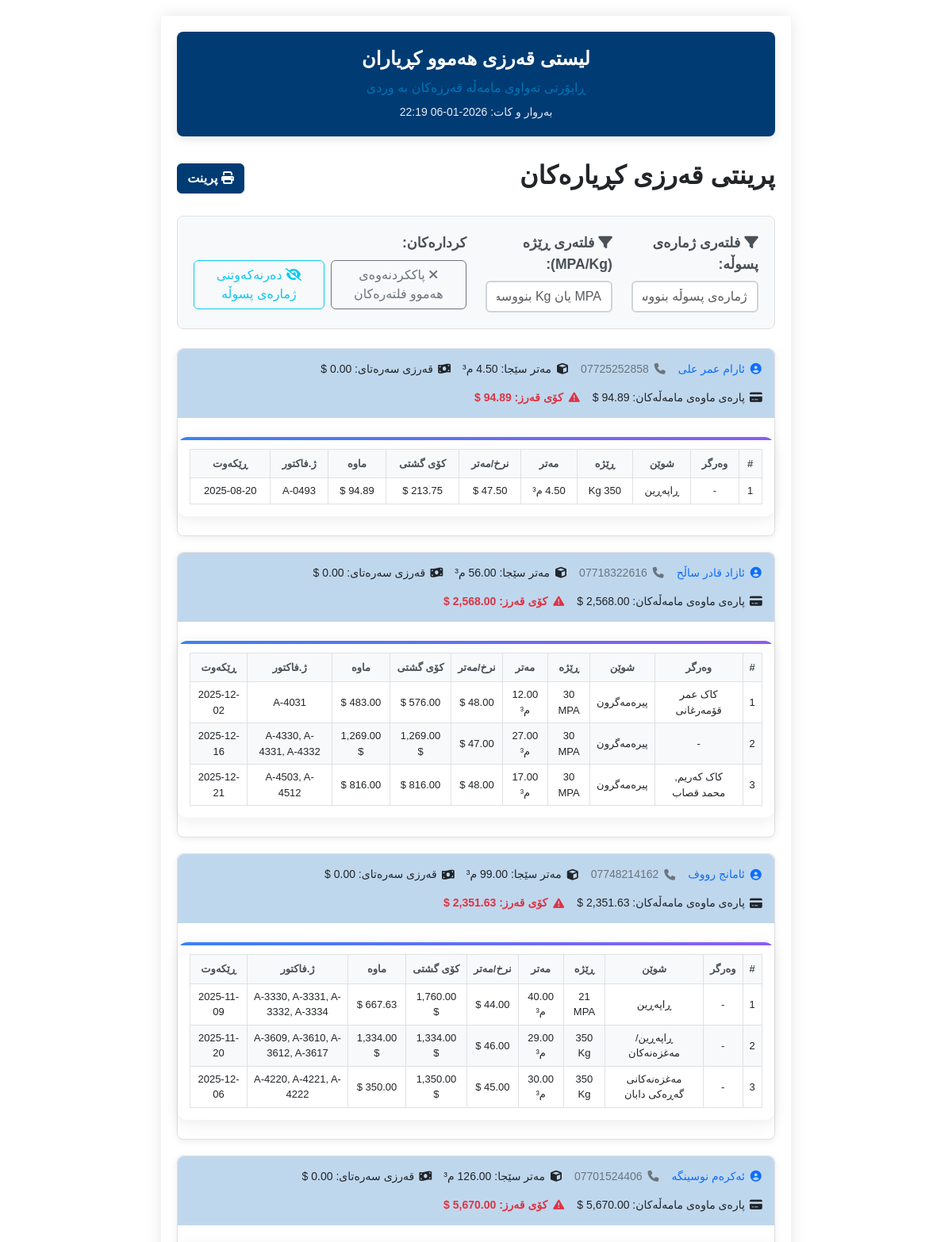
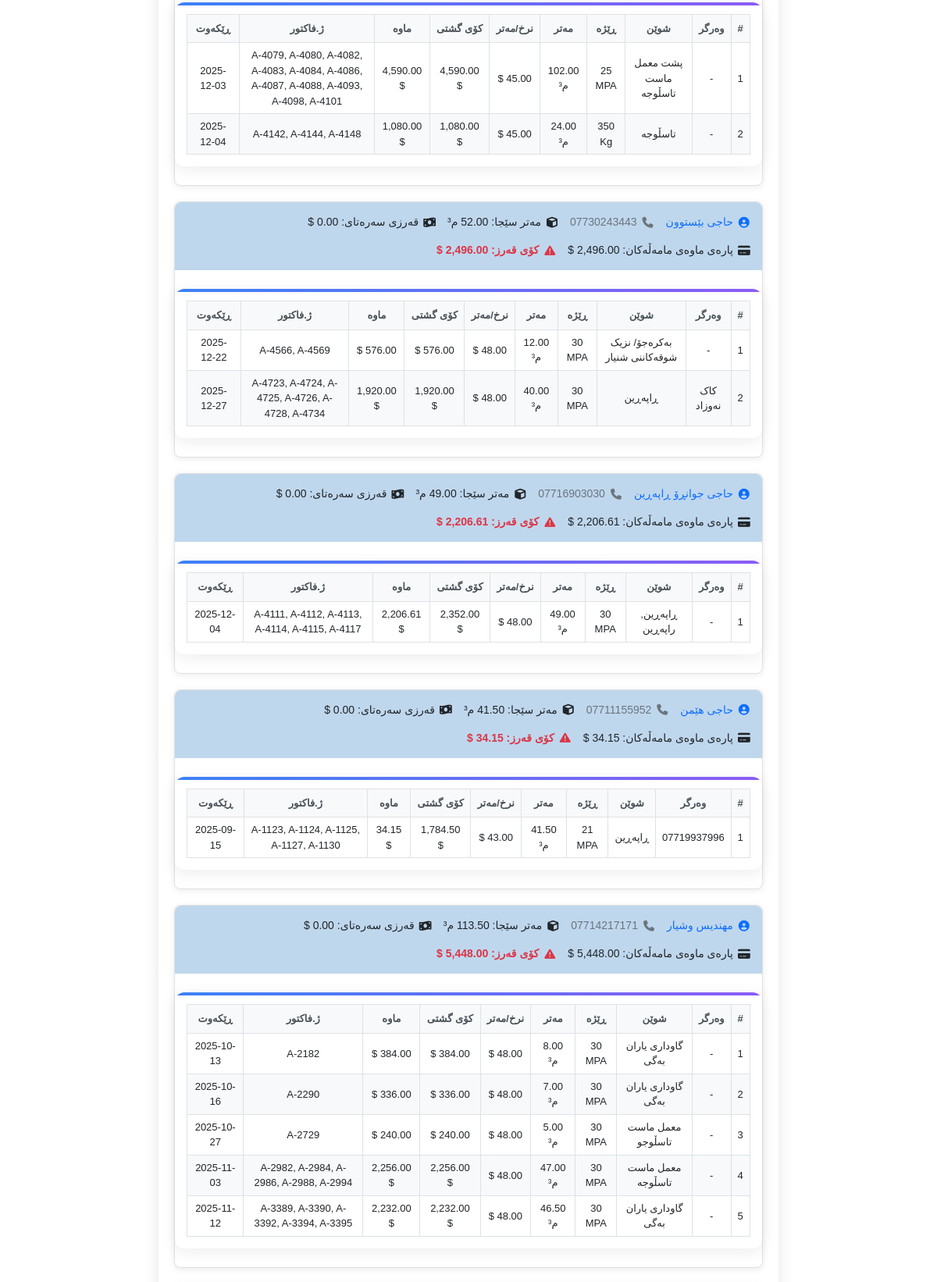
/pages/credit_of_all_customers.php (signed in, upper part), run on the app's committed database (2 pictures, top to bottom).
### tables this page shows
CREATE TABLE `customers` (
  `id` int NOT NULL AUTO_INCREMENT,
  `name` varchar(255) NOT NULL,
  `mobile1` varchar(20) NOT NULL,
  `mobile2` varchar(20) DEFAULT NULL,
  `opening_debt_usd` decimal(14,2) DEFAULT '0.00',
  `opening_debt_iqd` decimal(20,2) DEFAULT '0.00',
  `is_recipient` tinyint(1) NOT NULL DEFAULT '0' COMMENT 'Indicates if customer is also a recipient (وەرگر)',
  PRIMARY KEY (`id`)
);

CREATE TABLE `sales` (
  `id` int NOT NULL AUTO_INCREMENT,
  `customer_id` int DEFAULT NULL,
  `recipient` varchar(255) DEFAULT NULL,
  `location` varchar(255) NOT NULL,
  `quantity` decimal(10,2) DEFAULT NULL,
  `price_per_unit` decimal(10,2) DEFAULT NULL,
  `total_price` decimal(10,2) DEFAULT NULL,
  `payment_type` enum('نەقد','قەرز') NOT NULL,
  `amount_paid_usd` decimal(10,2) DEFAULT NULL,
  `amount_paid_iq` decimal(10,2) DEFAULT NULL,
  `dolar_rate` decimal(10,2) DEFAULT NULL,
  `remaining_amount` decimal(10,2) DEFAULT NULL,
  `invoice_number` varchar(500) NOT NULL,
  `order_date` date NOT NULL,
  `notes` text,
  `formula_id` int NOT NULL,
  `discount` decimal(10,2) DEFAULT '0.00',
  PRIMARY KEY (`id`),
  KEY `customer_id` (`customer_id`),
  KEY `formula_id` (`formula_id`),
  CONSTRAINT `sales_ibfk_1` FOREIGN KEY (`customer_id`) REFERENCES `customers` (`id`) ON DELETE SET NULL ON UPDATE CASCADE,
  CONSTRAINT `sales_ibfk_2` FOREIGN KEY (`formula_id`) REFERENCES `concrete_formulas` (`id`) ON UPDATE CASCADE
);

CREATE TABLE `concrete_formulas` (
  `id` int NOT NULL AUTO_INCREMENT,
  `name` varchar(255) NOT NULL,
  `type` enum('عەرزی تێکەڵ','عەرزی سادە','سەقف','پایە') NOT NULL,
  `strength_type` enum('kg','mpa') NOT NULL,
  `strength_kg` enum('150','200','250','300','350','400','450') DEFAULT NULL,
  `strength_mpa` enum('15','18','21','25','30','35','40','45','50','55') DEFAULT NULL,
  `black_sand_kg` decimal(10,2) NOT NULL DEFAULT '0.00',
  `brown_sand_kg` decimal(10,2) NOT NULL DEFAULT '0.00',
  `gravel_bin3_kg` decimal(10,2) NOT NULL DEFAULT '0.00',
  `gravel_bin4_kg` decimal(10,2) NOT NULL DEFAULT '0.00',
  `cement_cem1_kg` decimal(10,2) NOT NULL DEFAULT '0.00',
  `cement_cem2_kg` decimal(10,2) NOT NULL DEFAULT '0.00',
  `water_kg` decimal(10,2) NOT NULL DEFAULT '0.00',
  `additive_kg` decimal(10,2) NOT NULL DEFAULT '0.00',
  PRIMARY KEY (`id`)
);

### pages/credit_of_all_customers.php (the view, shortened to what this page needs)
<?php
require_once '../config/db_conected.php';
$sql = "SELECT c.id, c.name, c.mobile1, c.mobile2, c.opening_debt_usd, c.opening_debt_iqd,
    (
        SELECT IFNULL(SUM(quantity),0) FROM sales s WHERE s.customer_id = c.id AND s.payment_type = 'قەرز' AND s.remaining_amount > 0
    ) as total_credit_meter,
    (
        SELECT IFNULL(SUM(remaining_amount),0) FROM sales s WHERE s.customer_id = c.id AND s.payment_type = 'قەرز' AND s.remaining_amount > 0
    ) as total_sales_debt
FROM customers c
WHERE c.opening_debt_usd > 0 OR c.opening_debt_iqd > 0 OR EXISTS (
    SELECT 1 FROM sales s WHERE s.customer_id = c.id AND s.payment_type = 'قەرز' AND s.remaining_amount > 0
)
ORDER BY c.name ASC";
$stmt = $pdo->query($sql);
$customers = $stmt->fetchAll();
$sales_sql = "SELECT s.*, c.name as customer_name, c.mobile1, f.strength_mpa, f.strength_kg FROM sales s JOIN customers c ON s.customer_id = c.id LEFT JOIN concrete_formulas f ON s.formula_id = f.id WHERE s.payment_type = 'قەرز' AND s.remaining_amount > 0 ORDER BY c.name ASC, s.order_date ASC";
$sales_stmt = $pdo->query($sales_sql);
$sales = $sales_stmt->fetchAll();
$sales_by_customer = [];
foreach ($sales as $sale) {
    $sales_by_customer[$sale['customer_id']][] = $sale;
}
function format_strength_label(?string $strength_mpa, ?string $strength_kg): string {
    $strength_mpa = trim((string)$strength_mpa);
    $strength_kg = trim((string)$strength_kg);
    if ($strength_mpa !== '') {
        return $strength_mpa . ' MPA';
    }
    if ($strength_kg !== '') {
        return $strength_kg . ' Kg';
    }
    return '-';
}
function group_sales_rows(array $sales): array {
    $grouped = [];
    foreach ($sales as $sale) {
        $order_date = $sale['order_date'] ?? '';
        $location = $sale['location'] ?? '';
        $strength_mpa = $sale['strength_mpa'] ?? '';
        $strength_kg = $sale['strength_kg'] ?? '';
        $price_per_unit = isset($sale['price_per_unit']) ? (float)$sale['price_per_unit'] : null;
        $key_parts = [
            $order_date,
            $location,
            $strength_mpa,
            $strength_kg,
            $price_per_unit !== null ? number_format($price_per_unit, 4, '.', '') : 'null',
        ];
        $key = implode('|', $key_parts);
        if (!isset($grouped[$key])) {
            $grouped[$key] = [
                'order_date' => $order_date,
                'location' => $location,
                'strength_mpa' => $strength_mpa,
                'strength_kg' => $strength_kg,
                'price_per_unit' => $price_per_unit,
                'quantity' => 0,
                'total_price' => 0,
                'remaining_amount' => 0,
                'invoice_numbers' => [],
                'recipients' => [],
            ];
        }
        $grouped[$key]['quantity'] += isset($sale['quantity']) ? (float)$sale['quantity'] : 0;
        $grouped[$key]['total_price'] += isset($sale['total_price']) ? (float)$sale['total_price'] : 0;
        $grouped[$key]['remaining_amount'] += isset($sale['remaining_amount']) ? (float)$sale['remaining_amount'] : 0;
        if (!empty($sale['invoice_number'])) {
            $grouped[$key]['invoice_numbers'][] = $sale['invoice_number'];
        }
        if (!empty($sale['recipient'])) {
            $grouped[$key]['recipients'][] = $sale['recipient'];
        }
    }
    foreach ($grouped as &$group) {
        if (!empty($group['recipients'])) {
            $group['recipients'] = array_values(array_unique($group['recipients']));
        } else {
            $group['recipients'] = [];
        }
    }
    usort($grouped, function ($a, $b) {
        $dateComparison = strcmp($a['order_date'] ?? '', $b['order_date'] ?? '');
        if ($dateComparison !== 0) {
            return $dateComparison;
        }
        $locationComparison = strcasecmp($a['location'] ?? '', $b['location'] ?? '');
        if ($locationComparison !== 0) {
            return $locationComparison;
        }
        $strengthA = format_strength_label($a['strength_mpa'] ?? '', $a['strength_kg'] ?? '');
        $strengthB = format_strength_label($b['strength_mpa'] ?? '', $b['strength_kg'] ?? '');
        return strcasecmp($strengthA, $strengthB);
    });
    return $grouped;
}
usort($customers, function($a, $b) {
    $aScore = (floatval($a['total_sales_debt'] ?? 0) > 0) ? 0 : 1;
    $bScore = (floatval($b['total_sales_debt'] ?? 0) > 0) ? 0 : 1;
    if ($aScore !== $bScore) return $aScore - $bScore;
    return strcasecmp($a['name'] ?? '', $b['name'] ?? '');
});
?>
<!DOCTYPE html>
<html lang="ku">
<head>
    <link href="https://cdn.jsdelivr.net/npm/bootstrap@5.3.0/dist/css/bootstrap.rtl.min.css" rel="stylesheet">
    <link href="../assets/css/login.css" rel="stylesheet">
    <link href="../assets/css/variables.css" rel="stylesheet">
    <link href="../assets/css/nav.css" rel="stylesheet">
    <link href="../assets/css/comon/table.css" rel="stylesheet">
    <link href="../assets/css/comon/style.css" rel="stylesheet">
    <link href="../assets/css/comon/select2_design.css" rel="stylesheet">
    <link rel="stylesheet" href="https://cdn.jsdelivr.net/npm/select2-bootstrap-5-theme@1.3.0/dist/select2-bootstrap-5-theme.rtl.min.css" />
    <link rel="stylesheet" href="https://cdnjs.cloudflare.com/ajax/libs/font-awesome/6.4.2/css/all.min.css">
    <link href="https://cdn.jsdelivr.net/npm/select2@4.1.0-rc.0/dist/css/select2.min.css" rel="stylesheet" />
    <link href="../assets/css/credit_of_all_customers.css" rel="stylesheet">
    <link href="../assets/css/kurdish-font.css" rel="stylesheet">
</head>
<body dir="rtl">
<div id="printSection" class="a4-sheet">
    <div class="report-header">
        <h1>لیستی قەرزی هەموو کڕیاران</h1>
        <div class="subtitle">ڕاپۆرتی تەواوی مامەڵە قەرزەکان بە وردی</div>
        <div class="date">بەروار و کات: <?php echo date('Y-m-d H:i'); ?></div>
    </div>
    <div class="d-flex justify-content-between align-items-center mb-4 no-print">
        <h2 class="section-title">پرینتی قەرزی کڕیارەکان</h2>
        <button class="btn btn-primary" onclick="window.print()"><i class="fa fa-print"></i> پرینت</button>
    </div>
    <div class="filter-section mb-4 no-print">
        <div class="row">
            <div class="col-md-3">
                <div class="form-group">
                    <label for="invoiceFilter" class="form-label">
                        <i class="fa fa-filter"></i> فلتەری ژمارەی پسوڵە:
                    </label>
                    <input type="text" id="invoiceFilter" class="form-control" placeholder="ژمارەی پسوڵە بنووسە بۆ فلتەرکردن...">
                </div>
            </div>
            <div class="col-md-3">
                <div class="form-group">
                    <label for="formulaFilter" class="form-label">
                        <i class="fa fa-filter"></i> فلتەری ڕێژە (MPA/Kg):
                    </label>
                    <input type="text" id="formulaFilter" class="form-control" placeholder="MPA یان Kg بنووسە بۆ فلتەرکردن...">
                </div>
            </div>
            <div class="col-md-6">
                <div class="form-group">
                    <label class="form-label">کردارەکان:</label>
                    <div class="d-flex gap-2">
                        <button type="button" class="btn btn-outline-secondary" onclick="clearAllFilters()">
                            <i class="fa fa-times"></i> پاککردنەوەی هەموو فلتەرەکان
                        </button>
                        <button type="button" class="btn btn-outline-info" onclick="toggleInvoiceVisibility()">
                            <i class="fa fa-eye-slash"></i> <span id="toggleText">دەرنەکەوتنی ژمارەی پسوڵە</span>
                        </button>
                    </div>
                </div>
            </div>
        </div>
    </div>
    <?php foreach ($customers as $c): ?>
        <?php
            $total_debt = floatval($c['opening_debt_usd']) + floatval($c['total_sales_debt']);
        ?>
        <div class="customer-card print-break-inside-avoid">
            <div class="customer-info">
                <span class="text-primary">
                    <i class="fa fa-user-circle"></i>
                    <?= htmlspecialchars($c['name']) ?>
                </span>
                <span class="text-secondary">
                    <i class="fa fa-phone"></i>
                    <?= htmlspecialchars($c['mobile1']) ?>
                </span>
                <span>
                    <i class="fa fa-cube"></i>
                    مەتر سێجا: <?= number_format($c['total_credit_meter'], 2) ?> م³
                </span>
                <span>
                    <i class="fa fa-money-bill-wave"></i>
                    قەرزی سەرەتای: <?= number_format($c['opening_debt_usd'], 2) ?> $
                </span>
                <span>
                    <i class="fa fa-credit-card"></i>
                    پارەی ماوەی مامەڵەکان: <?= number_format($c['total_sales_debt'], 2) ?> $
                </span>
                <span class="text-danger fw-bold">
                    <i class="fa fa-exclamation-triangle"></i>
                    کۆی قەرز: <?= number_format($total_debt, 2) ?> $
                </span>
            </div>
            <?php
                $customer_sales = $sales_by_customer[$c['id']] ?? [];
                $grouped_sales = !empty($customer_sales) ? group_sales_rows($customer_sales) : [];
            ?>
            <?php if (!empty($grouped_sales)): ?>
            <div class="table-container">
                <table class="credit-table">
                    <thead>
                        <tr>
                            <th>#</th>
                            <th>وەرگر</th>
                            <th>شوێن</th>
                            <th>ڕێژە</th>
                            <th>مەتر</th>
                            <th>نرخ/مەتر</th>
                            <th>کۆی گشتی</th>
                            <th>ماوە</th>
                            <th>ژ.فاکتور</th>
                            <th>ڕێکەوت</th>
                        </tr>
                    </thead>
                    <tbody>
                        <?php foreach ($grouped_sales as $i => $group): ?>
                        <tr>
                            <td><?= $i+1 ?></td>
                            <td>
                                <?php
                                    if (!empty($group['recipients'])) {
                                        echo htmlspecialchars(implode(', ', $group['recipients']));
                                    } else {
                                        echo '-';
                                    }
                                ?>
                            </td>
                            <td><?= htmlspecialchars($group['location'] ?? '-') ?></td>
                            <td>
                                <?= htmlspecialchars(format_strength_label($group['strength_mpa'] ?? '', $group['strength_kg'] ?? '')) ?>
                            </td>
                            <td><?= number_format($group['quantity'], 2) ?> م³</td>
                            <td>
                                <?php
                                    if ($group['price_per_unit'] !== null) {
                                        echo number_format($group['price_per_unit'], 2) . ' $';
                                    } else {
                                        echo '-';
                                    }
                                ?>
                            </td>
                            <td><?= number_format($group['total_price'], 2) ?> $</td>
                            <td><?= number_format($group['remaining_amount'], 2) ?> $</td>
                            <td>
                                <?php
                                    if (!empty($group['invoice_numbers'])) {
                                        echo htmlspecialchars(implode(', ', $group['invoice_numbers']));
                                    } else {
                                        echo '-';
                                    }
                                ?>
                            </td>
                            <td><?= htmlspecialchars($group['order_date'] ?? '') ?></td>
                        </tr>
                        <?php endforeach; ?>
                    </tbody>
                </table>
            </div>
            <?php else: ?>
                <div class="p-3 text-muted">هیچ مامەڵە قەرزێکی پارەی ماوە نییە.</div>
            <?php endif; ?>
        </div>
    <?php endforeach; ?>
</div>
</body>
</html>

### data on the page
customers: name "ئارام عمر علی", mobile1 "07725252858", total_credit_meter "4.50", total_sales_debt "94.89", total_debt "94.89"
sales: location "ڕاپەڕین", formula.strength_kg "350 Kg", quantity "4.50", total_price "213.75", remaining_amount "94.89", invoice_numbers "A-0493", order_date "2025-08-20"
customers: name "ئازاد قادر ساڵح", mobile1 "07718322616", opening_debt_usd "0.00", total_debt "2,568.00", recipients "کاک کەریم, محمد قصاب", location "پیرەمەگرون", strength_kg "30 MPA", quantity "17.00", price_per_unit "48.00", total_price "816.00", remaining_amount "816.00", invoice_numbers "A-4503, A-4512", order_date "2025-12-21"
sales: recipients "کاک عمر قۆمەرغانی", location "پیرەمەگرون", formula.strength_kg "30 MPA", quantity "12.00", price_per_unit "48.00", total_price "576.00", remaining_amount "483.00", invoice_numbers "A-4031", order_date "2025-12-02"
sales: location "پیرەمەگرون", formula.strength_kg "30 MPA", quantity "27.00", price_per_unit "47.00", total_price "1,269.00", remaining_amount "1,269.00", invoice_numbers "A-4330, A-4331, A-4332", order_date "2025-12-16"
customers: name "ئامانج رووف", mobile1 "07748214162", total_credit_meter "99.00", opening_debt_usd "0.00", total_debt "2,351.63"
sales: location "ڕاپەڕین", formula.strength_kg "21 MPA", quantity "40.00", price_per_unit "44.00", total_price "1,760.00", remaining_amount "667.63", invoice_numbers "A-3330, A-3331, A-3332, A-3334", order_date "2025-11-09"
sales: location "ڕاپەڕین/ مەغزەنەکان", formula.strength_kg "350 Kg", quantity "29.00", price_per_unit "46.00", total_price "1,334.00", remaining_amount "1,334.00", invoice_numbers "A-3609, A-3610, A-3612, A-3617", order_date "2025-11-20"
sales: location "مەغزەنەکانی گەڕەکی دابان", formula.strength_kg "350 Kg", quantity "30.00", price_per_unit "45.00", total_price "1,350.00", remaining_amount "350.00", invoice_numbers "A-4220, A-4221, A-4222", order_date "2025-12-06"
customers: name "ئەکرەم نوسینگە", mobile1 "07701524406", opening_debt_usd "0.00", total_debt "5,670.00"
sales: location "پشت معمل ماست تاسڵوجە", formula.strength_kg "25 MPA", quantity "102.00", price_per_unit "45.00", total_price "4,590.00", remaining_amount "4,590.00", invoice_numbers "A-4079, A-4080, A-4082, A-4083, A-4084, A-4086, A-4087, A-4088, A-4093, A-4098, A-4101", order_date "2025-12-03"
sales: location "تاسڵوجە", formula.strength_kg "350 Kg", quantity "24.00", price_per_unit "45.00", total_price "1,080.00", remaining_amount "1,080.00", invoice_numbers "A-4142, A-4144, A-4148", order_date "2025-12-04"
customers: name "حاجی بێستوون", mobile1 "07730243443", opening_debt_usd "0.00", total_debt "2,496.00"
sales: location "بەکرەجۆ/ نزیک شوقەکاننی شنیار", formula.strength_kg "30 MPA", quantity "12.00", price_per_unit "48.00", total_price "576.00", invoice_numbers "A-4566, A-4569", order_date "2025-12-22"
sales: recipients "کاک نەوزاد", location "ڕاپەڕین", formula.strength_kg "30 MPA", quantity "40.00", price_per_unit "48.00", total_price "1,920.00", remaining_amount "1,920.00", invoice_numbers "A-4723, A-4724, A-4725, A-4726, A-4728, A-4734", order_date "2025-12-27"
customers: name "حاجی جوانڕۆ ڕاپەڕین", mobile1 "07716903030", opening_debt_usd "0.00", total_debt "2,206.61"
sales: location "ڕاپەڕین, راپەڕین", formula.strength_kg "30 MPA", quantity "49.00", price_per_unit "48.00", total_price "2,352.00", remaining_amount "2,206.61", invoice_numbers "A-4111, A-4112, A-4113, A-4114, A-4115, A-4117", order_date "2025-12-04"
customers: name "حاجی هێمن", mobile1 "07711155952", total_credit_meter "41.50", opening_debt_usd "0.00", total_sales_debt "34.15", total_debt "34.15"
sales: recipients "07719937996", location "ڕاپەڕین", formula.strength_kg "21 MPA", quantity "41.50", price_per_unit "43.00", total_price "1,784.50", remaining_amount "34.15", invoice_numbers "A-1123, A-1124, A-1125, A-1127, A-1130", order_date "2025-09-15"
customers: name "مهندیس وشیار", mobile1 "07714217171", opening_debt_usd "0.00", total_debt "5,448.00"
sales: location "گاوداری یاران بەگی", formula.strength_kg "30 MPA", quantity "8.00", price_per_unit "48.00", total_price "384.00", invoice_numbers "A-2182", order_date "2025-10-13"
sales: location "گاوداری یاران بەگی", formula.strength_kg "30 MPA", quantity "7.00", price_per_unit "48.00", total_price "336.00", invoice_numbers "A-2290", order_date "2025-10-16"
sales: location "معمل ماست تاسڵوجو", formula.strength_kg "30 MPA", quantity "5.00", price_per_unit "48.00", total_price "240.00", invoice_numbers "A-2729", order_date "2025-10-27"
sales: location "معمل ماست تاسڵوجە", formula.strength_kg "30 MPA", quantity "47.00", price_per_unit "48.00", total_price "2,256.00", remaining_amount "2,256.00", invoice_numbers "A-2982, A-2984, A-2986, A-2988, A-2994", order_date "2025-11-03"
sales: location "گاوداری یاران بەگی", formula.strength_kg "30 MPA", quantity "46.50", price_per_unit "48.00", total_price "2,232.00", remaining_amount "2,232.00", invoice_numbers "A-3389, A-3390, A-3392, A-3394, A-3395", order_date "2025-11-12"
